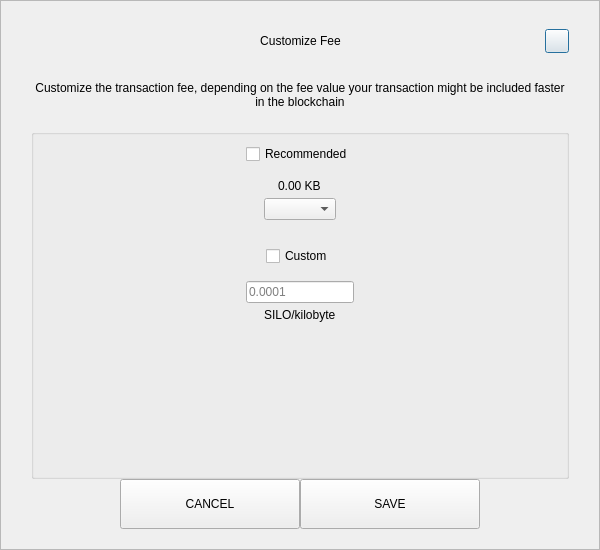
<?xml version="1.0" encoding="UTF-8"?>
<ui version="4.0">
 <class>SendCustomFeeDialog</class>
 <widget class="QDialog" name="SendCustomFeeDialog">
  <property name="geometry">
   <rect>
    <x>0</x>
    <y>0</y>
    <width>600</width>
    <height>550</height>
   </rect>
  </property>
  <property name="windowTitle">
   <string>Form</string>
  </property>
  <layout class="QVBoxLayout" name="verticalLayout_3">
   <property name="spacing">
    <number>0</number>
   </property>
   <property name="leftMargin">
    <number>0</number>
   </property>
   <property name="topMargin">
    <number>0</number>
   </property>
   <property name="rightMargin">
    <number>0</number>
   </property>
   <property name="bottomMargin">
    <number>0</number>
   </property>
   <item>
    <widget class="QFrame" name="frame">
     <property name="styleSheet">
      <string notr="true"/>
     </property>
     <property name="frameShape">
      <enum>QFrame::StyledPanel</enum>
     </property>
     <property name="frameShadow">
      <enum>QFrame::Raised</enum>
     </property>
     <layout class="QVBoxLayout" name="verticalLayout_2">
      <property name="spacing">
       <number>0</number>
      </property>
      <property name="leftMargin">
       <number>30</number>
      </property>
      <property name="topMargin">
       <number>20</number>
      </property>
      <property name="rightMargin">
       <number>30</number>
      </property>
      <property name="bottomMargin">
       <number>20</number>
      </property>
      <item>
       <layout class="QHBoxLayout" name="horizontalLayout_3">
        <property name="spacing">
         <number>0</number>
        </property>
        <item>
         <spacer name="horizontalSpacer_21">
          <property name="orientation">
           <enum>Qt::Horizontal</enum>
          </property>
          <property name="sizeHint" stdset="0">
           <size>
            <width>40</width>
            <height>20</height>
           </size>
          </property>
         </spacer>
        </item>
        <item>
         <widget class="QLabel" name="labelTitle">
          <property name="minimumSize">
           <size>
            <width>0</width>
            <height>40</height>
           </size>
          </property>
          <property name="maximumSize">
           <size>
            <width>16777215</width>
            <height>40</height>
           </size>
          </property>
          <property name="styleSheet">
           <string notr="true">padding-left:24px;</string>
          </property>
          <property name="text">
           <string>Customize Fee</string>
          </property>
          <property name="alignment">
           <set>Qt::AlignCenter</set>
          </property>
          <property name="margin">
           <number>7</number>
          </property>
         </widget>
        </item>
        <item>
         <spacer name="horizontalSpacer">
          <property name="orientation">
           <enum>Qt::Horizontal</enum>
          </property>
          <property name="sizeHint" stdset="0">
           <size>
            <width>40</width>
            <height>20</height>
           </size>
          </property>
         </spacer>
        </item>
        <item>
         <widget class="QPushButton" name="btnEsc">
          <property name="minimumSize">
           <size>
            <width>24</width>
            <height>24</height>
           </size>
          </property>
          <property name="maximumSize">
           <size>
            <width>24</width>
            <height>24</height>
           </size>
          </property>
          <property name="text">
           <string/>
          </property>
         </widget>
        </item>
       </layout>
      </item>
      <item>
       <spacer name="verticalSpacer_2">
        <property name="orientation">
         <enum>Qt::Vertical</enum>
        </property>
        <property name="sizeType">
         <enum>QSizePolicy::Fixed</enum>
        </property>
        <property name="sizeHint" stdset="0">
         <size>
          <width>20</width>
          <height>20</height>
         </size>
        </property>
       </spacer>
      </item>
      <item>
       <widget class="QLabel" name="labelMessage">
        <property name="text">
         <string>Customize the transaction fee, depending on the fee value your transaction might be included faster in the blockchain</string>
        </property>
        <property name="alignment">
         <set>Qt::AlignCenter</set>
        </property>
        <property name="wordWrap">
         <bool>true</bool>
        </property>
       </widget>
      </item>
      <item>
       <spacer name="verticalSpacer_3">
        <property name="orientation">
         <enum>Qt::Vertical</enum>
        </property>
        <property name="sizeType">
         <enum>QSizePolicy::Fixed</enum>
        </property>
        <property name="sizeHint" stdset="0">
         <size>
          <width>20</width>
          <height>20</height>
         </size>
        </property>
       </spacer>
      </item>
      <item>
       <widget class="QGroupBox" name="groupBox">
        <property name="title">
         <string/>
        </property>
        <layout class="QVBoxLayout" name="verticalLayout">
         <property name="leftMargin">
          <number>12</number>
         </property>
         <property name="rightMargin">
          <number>12</number>
         </property>
         <item>
          <layout class="QVBoxLayout" name="verticalLayout_4">
           <property name="spacing">
            <number>5</number>
           </property>
           <item alignment="Qt::AlignHCenter">
            <widget class="QCheckBox" name="checkBoxRecommended">
             <property name="text">
              <string>Recommended</string>
             </property>
            </widget>
           </item>
           <item>
            <spacer name="verticalSpacer_5">
             <property name="orientation">
              <enum>Qt::Vertical</enum>
             </property>
             <property name="sizeType">
              <enum>QSizePolicy::Fixed</enum>
             </property>
             <property name="sizeHint" stdset="0">
              <size>
               <width>20</width>
               <height>10</height>
              </size>
             </property>
            </spacer>
           </item>
           <item alignment="Qt::AlignHCenter">
            <widget class="QLabel" name="labelFee">
             <property name="text">
              <string>0.00 KB</string>
             </property>
            </widget>
           </item>
           <item alignment="Qt::AlignHCenter">
            <widget class="QComboBox" name="comboBoxRecommended"/>
           </item>
          </layout>
         </item>
         <item>
          <spacer name="verticalSpacer">
           <property name="orientation">
            <enum>Qt::Vertical</enum>
           </property>
           <property name="sizeType">
            <enum>QSizePolicy::Fixed</enum>
           </property>
           <property name="sizeHint" stdset="0">
            <size>
             <width>20</width>
             <height>20</height>
            </size>
           </property>
          </spacer>
         </item>
         <item>
          <layout class="QVBoxLayout" name="verticalLayout_5">
           <property name="spacing">
            <number>5</number>
           </property>
           <item alignment="Qt::AlignHCenter">
            <widget class="QCheckBox" name="checkBoxCustom">
             <property name="text">
              <string>Custom</string>
             </property>
            </widget>
           </item>
           <item>
            <spacer name="verticalSpacer_6">
             <property name="orientation">
              <enum>Qt::Vertical</enum>
             </property>
             <property name="sizeType">
              <enum>QSizePolicy::Fixed</enum>
             </property>
             <property name="sizeHint" stdset="0">
              <size>
               <width>20</width>
               <height>10</height>
              </size>
             </property>
            </spacer>
           </item>
           <item alignment="Qt::AlignHCenter">
            <widget class="QLineEdit" name="lineEditCustomFee">
             <property name="placeholderText">
              <string notr="true">0.0001</string>
             </property>
            </widget>
           </item>
           <item alignment="Qt::AlignHCenter">
            <widget class="QLabel" name="labelCustomFee">
             <property name="text">
              <string>SILO/kilobyte</string>
             </property>
            </widget>
           </item>
          </layout>
         </item>
         <item>
          <spacer name="verticalSpacer_4">
           <property name="orientation">
            <enum>Qt::Vertical</enum>
           </property>
           <property name="sizeHint" stdset="0">
            <size>
             <width>20</width>
             <height>40</height>
            </size>
           </property>
          </spacer>
         </item>
        </layout>
       </widget>
      </item>
      <item>
       <layout class="QHBoxLayout" name="horizontalLayout" stretch="1,2,2,1">
        <item>
         <spacer name="horizontalSpacer1">
          <property name="orientation">
           <enum>Qt::Horizontal</enum>
          </property>
          <property name="sizeHint" stdset="0">
           <size>
            <width>40</width>
            <height>20</height>
           </size>
          </property>
         </spacer>
        </item>
        <item>
         <widget class="QPushButton" name="btnCancel">
          <property name="minimumSize">
           <size>
            <width>180</width>
            <height>50</height>
           </size>
          </property>
          <property name="focusPolicy">
           <enum>Qt::NoFocus</enum>
          </property>
          <property name="text">
           <string>CANCEL</string>
          </property>
         </widget>
        </item>
        <item>
         <widget class="QPushButton" name="btnSave">
          <property name="minimumSize">
           <size>
            <width>180</width>
            <height>50</height>
           </size>
          </property>
          <property name="focusPolicy">
           <enum>Qt::NoFocus</enum>
          </property>
          <property name="text">
           <string>SAVE</string>
          </property>
         </widget>
        </item>
        <item>
         <spacer name="horizontalSpacer_2">
          <property name="orientation">
           <enum>Qt::Horizontal</enum>
          </property>
          <property name="sizeHint" stdset="0">
           <size>
            <width>40</width>
            <height>20</height>
           </size>
          </property>
         </spacer>
        </item>
       </layout>
      </item>
     </layout>
    </widget>
   </item>
  </layout>
 </widget>
 <resources/>
 <connections/>
</ui>
